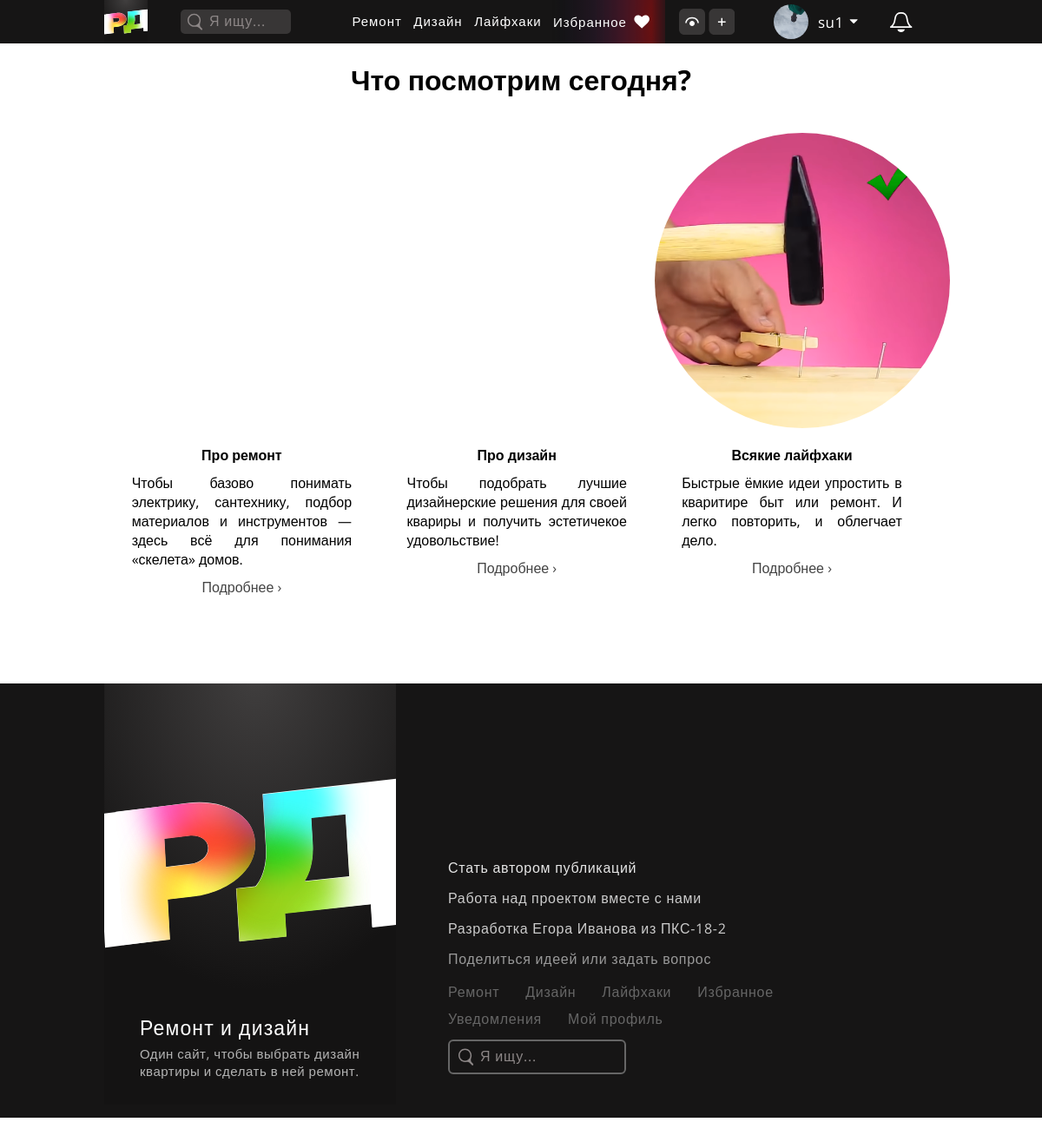
The page / (signed in) on the database its author committed.
### authapp/models.py (models this page shows, shortened)
class User(AbstractUser):
    photo = models.ImageField(upload_to='users_avatars', blank=True, null=True, default='users_avatars/no_avatar.png', verbose_name='Аватарка')
    role = models.ForeignKey('UserRoles', on_delete=models.SET_DEFAULT, default=1, verbose_name='Роль в ИС', blank=False)
    bio = models.CharField(max_length=100, blank=True, null=True, verbose_name='Самоописание/статус')
    age = models.PositiveIntegerField(verbose_name='Возраст', null=True, blank=True, validators=[MinValueValidator(1), MaxValueValidator(140)])
    phone_number = models.PositiveIntegerField(null=True, blank=False, unique=True, verbose_name="Номер телефона", validators=[MinValueValidator(1), MaxValueValidator(99999999999)])
    last_entry = models.DateTimeField(auto_now=True, verbose_name='Дата и время последней авторизации')
    class Meta:
        verbose_name = 'Пользователь'
        verbose_name_plural = 'Пользователи'
    @property
    def noties_new(self):
        noties_new = Notifications.objects.filter(user_receiver=self.pk, is_new=True).order_by('-when')
        return noties_new
    @property
    def noties_old(self):
        noties_old = Notifications.objects.filter(user_receiver=self.pk, is_new=False).order_by('-when')[:20]
        return noties_old
    @property
    def noties_count(self):
        user = User.objects.get(id=self.pk)
        noties_count = user.noties_new.count() + user.noties_old.count()
        return noties_count
    @property
    def new_noties_count(self):
        user = User.objects.get(id=self.pk)
        new_noties_count = user.noties_new.count()
        return new_noties_count

### mainapp/views.py (the view)
# urls.py: path('', adminapp.StartPanel.as_view(), name='main'),
def main(request):
	if request.user.is_authenticated:
		old_noties = Notifications.objects.filter(user_receiver=request.user, is_new=False).order_by('-when')
		new_noties = Notifications.objects.filter(user_receiver=request.user, is_new=True).order_by('-when')
		notes_count = old_noties.count() + new_noties.count()
		new_notes_count = new_noties.count()
	else:
		old_noties = new_noties = notes_count = new_notes_count = None
	content = {
		'old_noties': old_noties,
		'new_noties': new_noties,
		'notes_count': notes_count,
		'new_notes_count': new_notes_count,
	}
	return render(request, 'mainapp/index.html', content)

### mainapp/templates/mainapp/index.html (shortened to what this page needs)
{% extends 'mainapp/base.html' %}
{% block css %}
  <link rel="stylesheet" href="/static/lib\css\style_hello_user.css">
  <link rel="stylesheet" href="/static/lib\css\style_header.css">
  <link rel="stylesheet" href="/static/lib\css\style_footer.css">
  <link rel="stylesheet" href="/static/lib\css\style_watch_designs.css">
  <link rel="stylesheet" href="/static/lib\css\style_filter.css">
{% endblock %}
{% block content %}
  <div class="pubs_container">
    <h1 class="h1_index">Что посмотрим сегодня?</h1>
    <div class="variants">
      <div class="variant_one">
        <div class="variant_one_img" id="repair"></div>
        <h4>Про ремонт</h4>
        <p>Чтобы базово понимать электрику, сантехнику, подбор  материалов и инструментов — здесь всё для понимания «скелета» домов.</p>
        <a href="{% url 'pub:repairs' %}">Подробнее ›</a>
      </div>
      <div class="variant_one">
        <div class="variant_one_img" id="design"></div>
        <h4>Про дизайн</h4>
        <p>Чтобы подобрать лучшие дизайнерские решения для своей квариры и получить эстетичекое удовольствие!</p>
        <a href="{% url 'pub:designs' %}">Подробнее ›</a>
      </div>
      <div class="variant_one">
        <div class="variant_one_img" id="lifehacks"></div>
        <h4>Всякие лайфхаки</h4>
        <p>Быстрые ёмкие идеи упростить в кваритире быт или ремонт. И легко повторить, и облегчает дело.</p>
        <a href="{% url 'pub:lifehacks' %}">Подробнее ›</a>
      </div>
    </div>
  </div>
{% endblock %}

### mainapp/templates/mainapp/base.html (shortened to what this page needs)
<!DOCTYPE html>
<html lang="ru">
<head>
    {% block css %}
    {% endblock %}
</head>
{% block bodystyle %}
<body>
{% endblock %}
  {% block header %}
    <div class="header_bg">
      <div class="header">
          <a href="/">
              <div class="logo_mini"></div>
          </a>
          <div class="header_search">
              <img src="/static/sources/SVG/search.svg" alt="">
              <form class="" action="search.py" method="post">
                  <input type="text" name="search_input" value="" placeholder="Я ищу...">
              </form>
          </div>
          {% if user.is_authenticated %}
            <div class="user_logged_in">
              <div class="header_content">
                  <a href="{% url 'pub:repairs' %}" class="not_heart">Ремонт</a>
                  <a href="{% url 'pub:designs' %}" class="not_heart">Дизайн</a>
                  <a href="{% url 'pub:lifehacks' %}" class="not_heart">Лайфхаки</a>
                  <a href="{% url 'pub:saved' %}" class="saved_heart"><p>Избранное</p><img src="/static/sources/SVG/heart.svg" alt=""></a>
              </div>
              <div class="role_buttoms">
                  {% if user.role.id == 3 or user.role.id == 4 %}
                    <a href="{% url 'admin_mine:main' %}" class="super_admin_panel" title="Нажмите, чтобы открыть администрирование"></a>
                  {% endif %}
                  {% if user.role.id == 2 or user.role.id == 4 %}
                    <a href="{% url 'pub:create_new' %}" class="create_new_pub" title="Нажмите, чтобы создать публикацию"></a>
                  {% endif %}
              </div>
              <div class="avatar_and_notifications">
                  <div class="avatar_container">
                      <button class="avatar_btn">
                          <div class="avatar_options_mini">
                              <div class="account_img"><img src="{{ user.photo.url }}" style="width:40px; height:40px;"></div>
                              <p class="avatar_options_mini_p">{{ user.username }}</p>
                              <img class="avatar_triangle" src="/static/sources/SVG/avatar-triangle.svg" alt="">
                          </div>
                      </button>
                  </div>
                  <div class="notifications_container" onclick="open_noti({{ user.id }})">
                      <button class="notifications_btn">
                          <div class="notifications_mini">
                              <div class="noti_logo"></div>
                          </div>
                      </button>
                  </div>
              </div>
            </div>
          {% else %}
            <div class="user_didnt_log_in">
              <a href="{% url 'auth:login' %}" class="btn_udli">Войти</a>
              <a href="{% url 'auth:register' %}" class="btn_udli">Зарегистрироваться</a>
            </div>
          {% endif %}
      </div>
    </div>
    <div class="header_clear_hix">  </div>
  {% endblock %}
  {% block content %}
  {% endblock %}
  {% block footer %}
    <div class="footer_bg">
      <div class="footer">
          <a href="/">
              <div class="logo_huge">
                <div class="text_in_logo">
                  <p class="title_huge_logo">Ремонт и дизайн</p>
                  <p class="text_huge_logo">Один сайт, чтобы выбрать дизайн квартиры и сделать в ней ремонт.</p>
                </div>
              </div>
          </a>
          <div class="links_and_search_footer">
            <a href="/become_an_author/" class="first_two_links">Стать автором публикаций</a>
            <a href="/become_a_teammemder/" class="second_two_links">Работа над проектом вместе с нами</a>
            <p         class="second_two_links">Разработка <a href="https://vk.com/todrgor" class="second_two_links">Егора Иванова</a> из ПКС-18-2</p>
            <a href="/support/" class="third_three_links">Поделиться идеей или задать вопрос</a>
            <div class="navigation_again_footer">
              <a href="{% url 'pub:repairs' %}">Ремонт</a>
              <a href="{% url 'pub:designs' %}">Дизайн</a>
              <a href="{% url 'pub:lifehacks' %}">Лайфхаки</a>
              <a href="/saved/">Избранное</a>
              <p class="to_notifications">Уведомления</p>
              <a href="{% url 'auth:account_one' pk=user.id %}">Мой профиль</a>
            </div>
            <div class="footer_search">
                <img src="/static/sources/SVG/search.svg" alt="">
                <form class="" action="search.py" method="post">
                    <input type="text" name="search_input" value="" placeholder="Я ищу...">
                </form>
            </div>
          </div>
      </div>
    </div>
  {% endblock %}
</body>
</html>

### rows shown on the page
User: photo (picture), username "su1"
